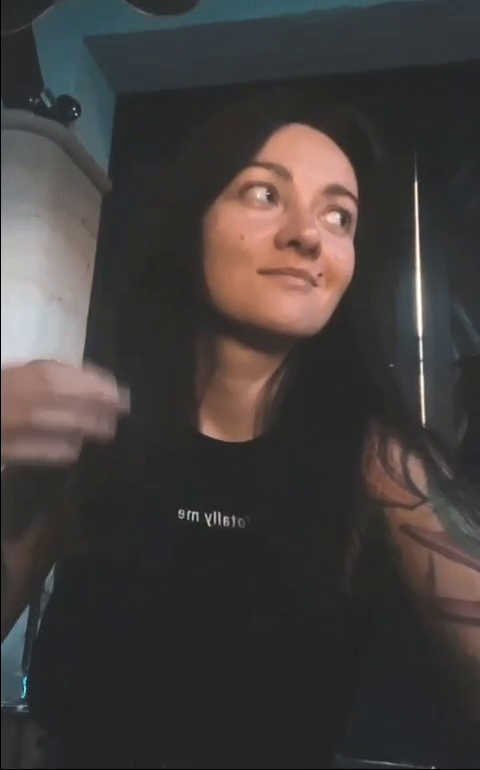
#> input picture frame 25 of Videos/VID-20221103-WA0044_1.mp4, 480 x 770 px
$ python show_video.py
#> lines starting #> are read from the running program, lines starting #| are printed output that depends on the picture
import cv2


vid_cup = cv2.VideoCapture('Videos/VID-20221103-WA0044_1.mp4')

success, img = vid_cup.read()
#> img is the input picture: shape (770, 480, 3); mean B, G, R 60.2, 61.6, 66.2
while success:
    # normal video format: cv2.imshow("Video", img)
    gray = cv2.cvtColor(img, cv2.COLOR_BGR2GRAY)
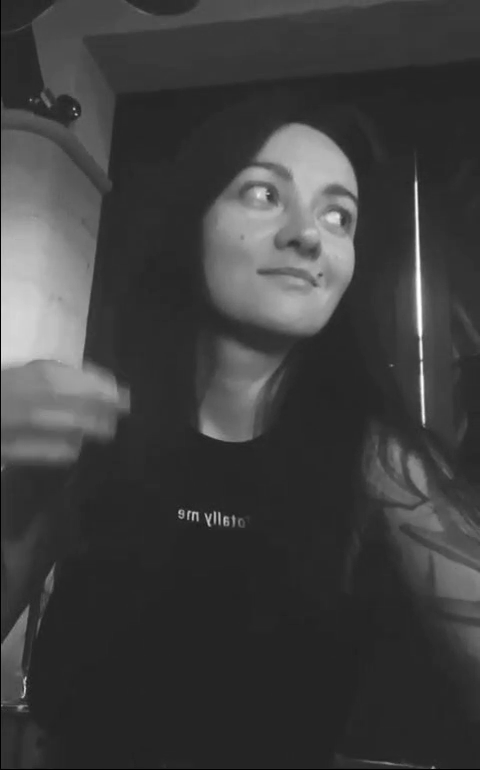
#> gray: shape (770, 480); min 0, max 255, mean 62.7
    cv2.imshow("Video", gray)
    # Press the "Esc" key to break the loop, (keycode is 27)
    if cv2.waitKey(15) & 0xFF == 27:
#> (key Esc is pressed here)
        break
    success, img = vid_cup.read()
vid_cup.release()
cv2.destroyAllWindows()

$ run again, starting later in the video
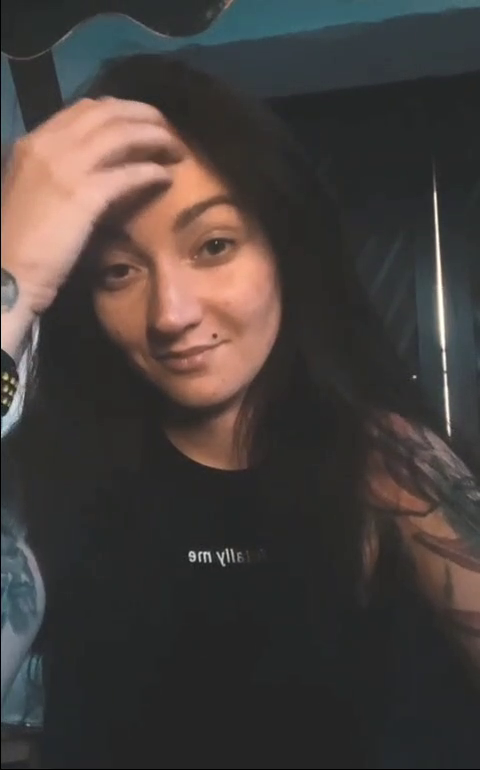
#> input picture frame 115 of Videos/VID-20221103-WA0044_1.mp4, 480 x 770 px
#> img is the input picture: shape (770, 480, 3); mean B, G, R 60, 62.7, 69.5
#> `gray = cv2.cvtColor(img, cv2.COLOR_BGR2GRAY)`:
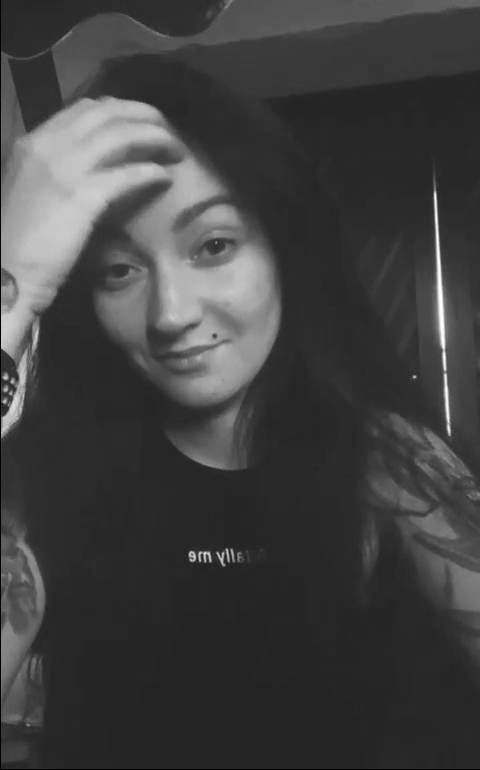
#> gray: shape (770, 480); min 0, max 255, mean 64.4

$ run again, starting later in the video
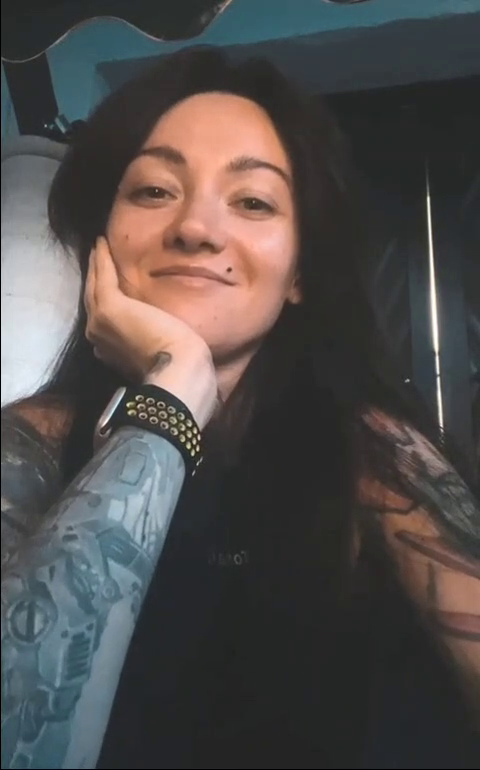
#> input picture frame 205 of Videos/VID-20221103-WA0044_1.mp4, 480 x 770 px
#> img is the input picture: shape (770, 480, 3); mean B, G, R 74.8, 76.1, 80.2
#> `gray = cv2.cvtColor(img, cv2.COLOR_BGR2GRAY)`:
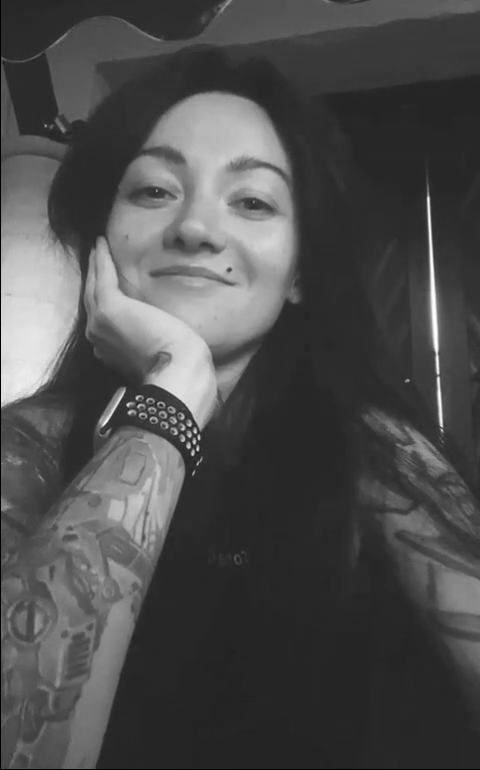
#> gray: shape (770, 480); min 0, max 255, mean 77.1
